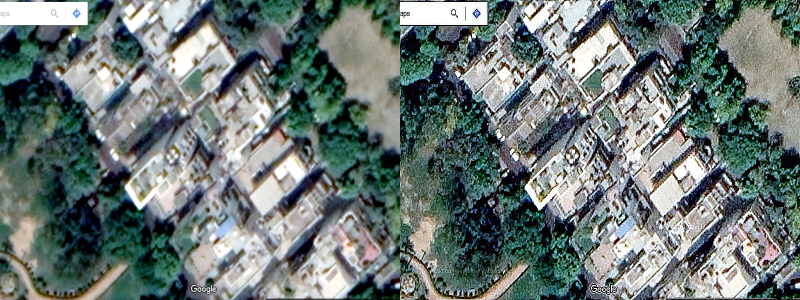
#> input picture sharpened_images/0.jpg, 1600 x 600 px, given as the content of the folder Satellite Images of different areas in delhi, which was not available (shown at 1/2 size)
$ python 'sharp images.py'
#> lines starting #> are read from the running program, lines starting #| are printed output that depends on the picture; pictures that were not available may be replaced by others from this repository, and a replacement may not be noted
"""
Title: Google Maps Image Sharpening
Author: Jitender Singh Virk (Virksaab)
Date created: 24 July, 2018
Last Modified: 26 July, 2018
"""

import numpy as np
import cv2
import os
import time

# GET ALL IMAGES PATH FROM FOLDERS
imagepaths = []
for dirpath, dirnames, filenames in os.walk('Satellite Images of different areas in delhi'):
    for filename in filenames:
        # print(filename)
        imagepaths.append(os.path.join(dirpath, filename))

# ITERATE OVER ALL IMAGES
for i, imgpath in enumerate(imagepaths):
    # GET IMAGE AND RESIZE
    bgrimg = cv2.imread(imgpath)
#> bgrimg is the input picture: shape (600, 1600, 3); mean B, G, R 116.1, 118.8, 107.1
    bgrimg = cv2.resize(bgrimg, (800, 600), interpolation=cv2.INTER_CUBIC)
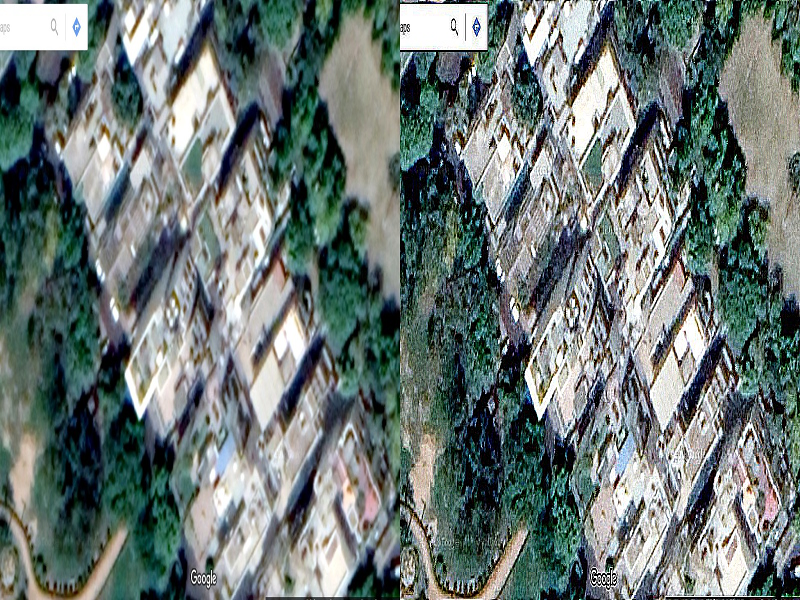
#> bgrimg: shape (600, 800, 3); mean B, G, R 116.2, 118.8, 107.1

    start = time.time()

    # HIGH SHARPEN
    kernel_sharp = np.array(([-2, -2, -2], [-2, 17, -2], [-2, -2, -2]), dtype='int') # High sharpening
    sbgrimg = cv2.filter2D(bgrimg, -1, kernel_sharp) # image sharpening
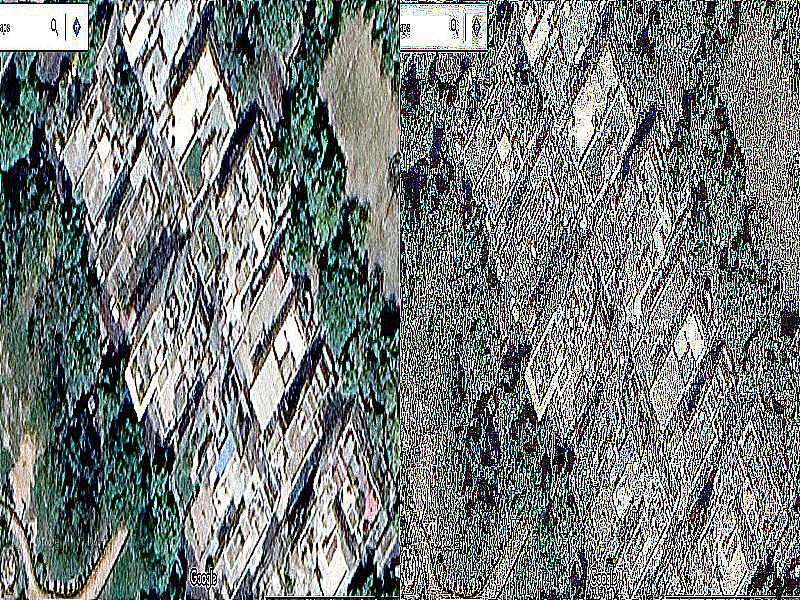
#> sbgrimg: shape (600, 800, 3); mean B, G, R 122.4, 123.7, 116.4
    sbgrimg = cv2.bilateralFilter(sbgrimg, 9, 75, 75) # Noise reduction

#     # LOW SHARPEN
#     kernel_sharp = np.array([[0, -1, 0], [-1, 5, -1], [0, -1, 0]]) # Low sharpening
#     sbgrimg = cv2.filter2D(bgrimg, -1, kernel_sharp) # image sharpening
#     sbgrimg = cv2.bilateralFilter(sbgrimg, 3, 75, 75) # Noise reduction

    stacked3d = np.hstack((bgrimg, sbgrimg))
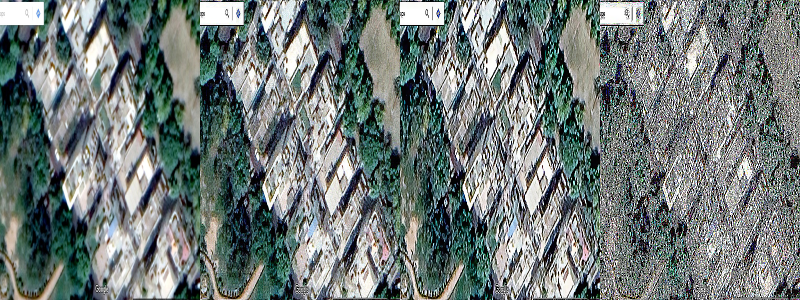
#> stacked3d: shape (600, 1600, 3) (shown at 1/2 size); mean B, G, R 119.1, 121.1, 111.8
    print("time taken: {:.4f} sec by image {}".format(time.time() - start, i))
    # cv2.imshow("SHARPEN", stacked3d)
    cv2.imwrite('sharpened_images/{}.jpg'.format(i), stacked3d)


    k = cv2.waitKey(0)
#> (key Esc is pressed here)
    if k == 27:         # wait for ESC key to exit
        cv2.destroyAllWindows()

$ run again, on sharpened_images/12.jpg
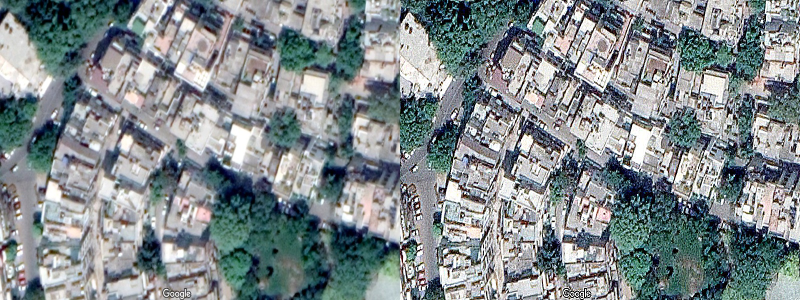
#> input picture sharpened_images/12.jpg, 1600 x 600 px, given as the content of the folder Satellite Images of different areas in delhi, which was not available (shown at 1/2 size)
#> bgrimg is the input picture: shape (600, 1600, 3); mean B, G, R 139.5, 137.1, 128.6
#> bgrimg: shape (600, 800, 3)
#> `sbgrimg = cv2.filter2D(bgrimg, -1, kernel_sharp)`:
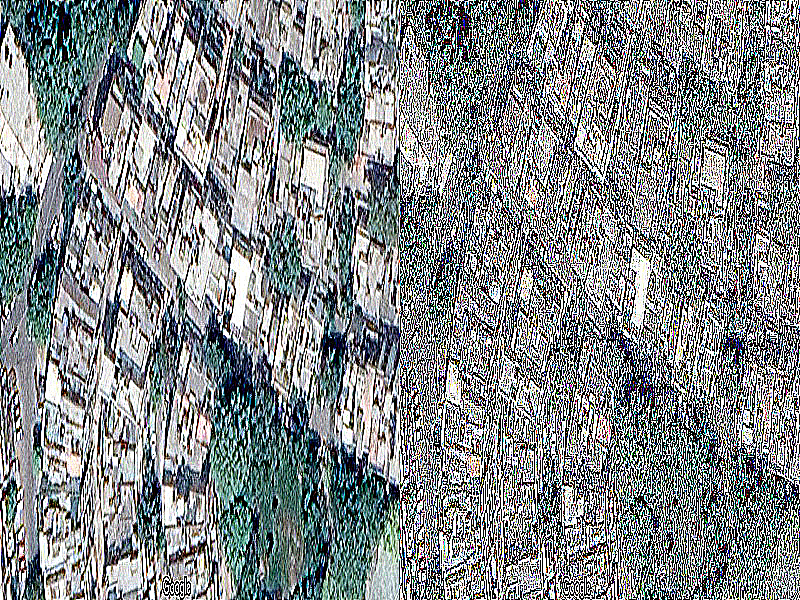
#> sbgrimg: shape (600, 800, 3); mean B, G, R 135.8, 134.5, 129.8
#> `stacked3d = np.hstack((bgrimg, sbgrimg))`:
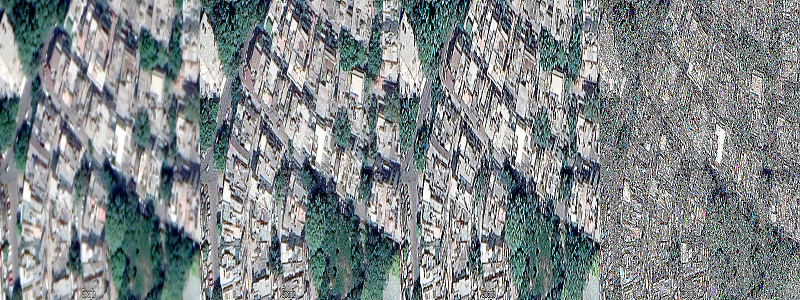
#> stacked3d: shape (600, 1600, 3) (shown at 1/2 size); mean B, G, R 137.6, 135.8, 129.4

$ run again, on sharpened_images/13.jpg
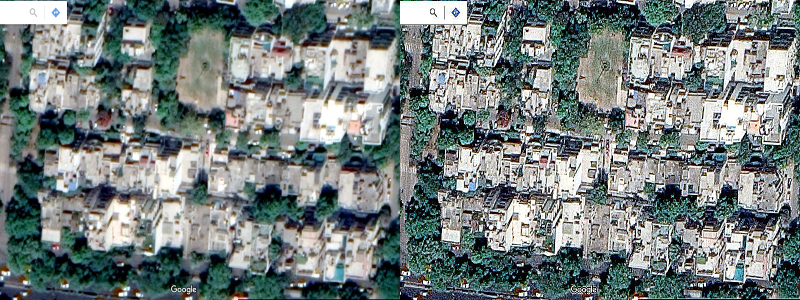
#> input picture sharpened_images/13.jpg, 1600 x 600 px, given as the content of the folder Satellite Images of different areas in delhi, which was not available (shown at 1/2 size)
#> bgrimg is the input picture: shape (600, 1600, 3); mean B, G, R 124.3, 125.5, 115.8
#> bgrimg: shape (600, 800, 3)
#> `sbgrimg = cv2.filter2D(bgrimg, -1, kernel_sharp)`:
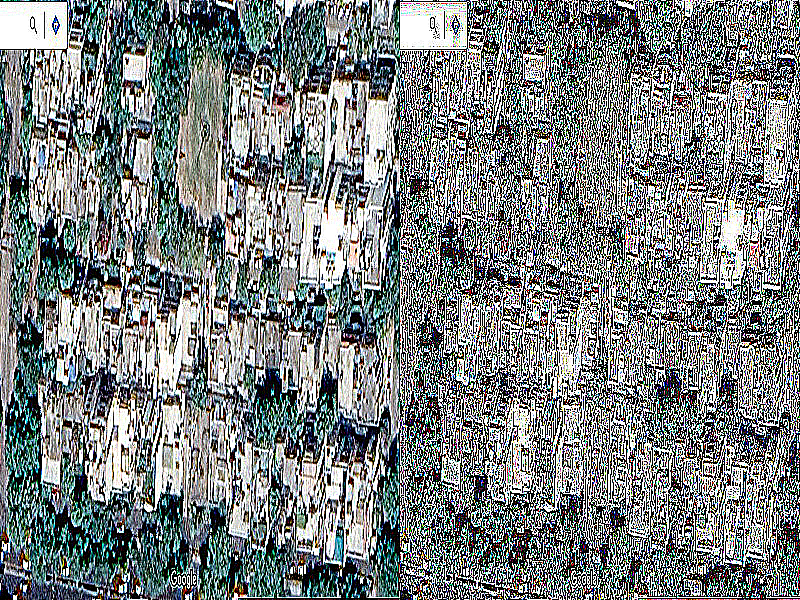
#> sbgrimg: shape (600, 800, 3); mean B, G, R 127.2, 127.7, 122.4
#> `stacked3d = np.hstack((bgrimg, sbgrimg))`:
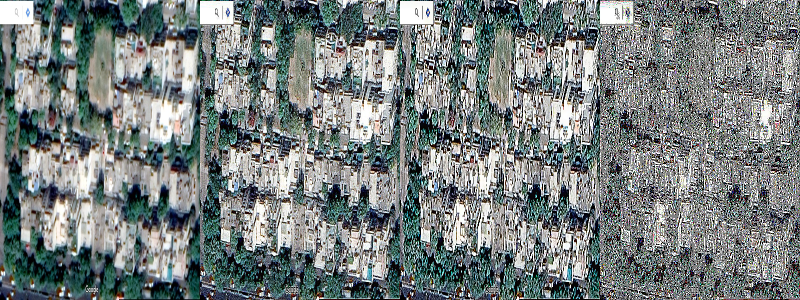
#> stacked3d: shape (600, 1600, 3) (shown at 1/2 size); mean B, G, R 125.7, 126.5, 119.2

$ run again, on sharpened_images/14.jpg
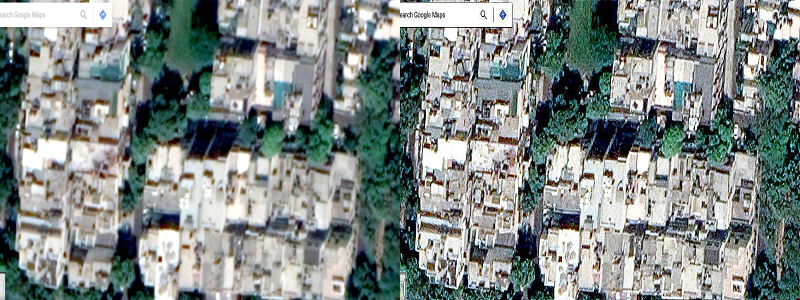
#> input picture sharpened_images/14.jpg, 1600 x 600 px, given as the content of the folder Satellite Images of different areas in delhi, which was not available (shown at 1/2 size)
#> bgrimg is the input picture: shape (600, 1600, 3); mean B, G, R 134, 136.5, 128.6
#> bgrimg: shape (600, 800, 3)
#> `sbgrimg = cv2.filter2D(bgrimg, -1, kernel_sharp)`:
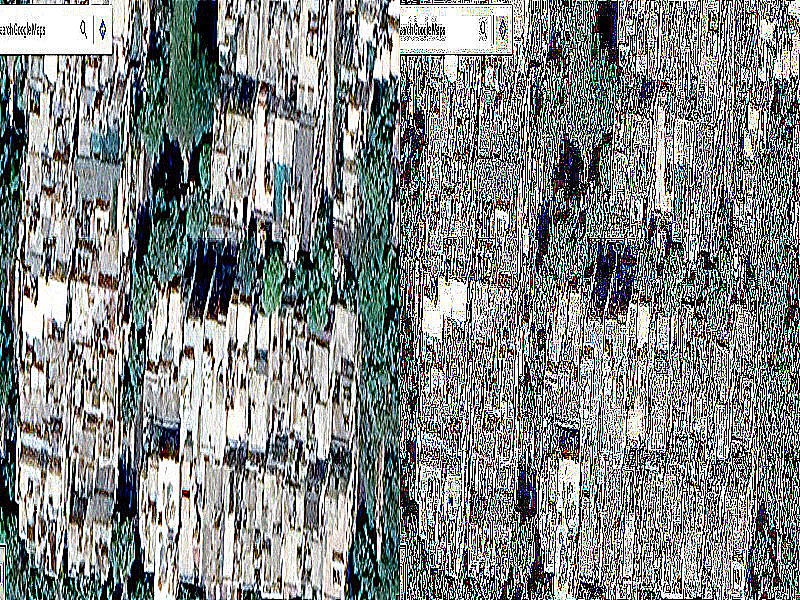
#> sbgrimg: shape (600, 800, 3); mean B, G, R 133.3, 134.4, 129.6
#> `stacked3d = np.hstack((bgrimg, sbgrimg))`:
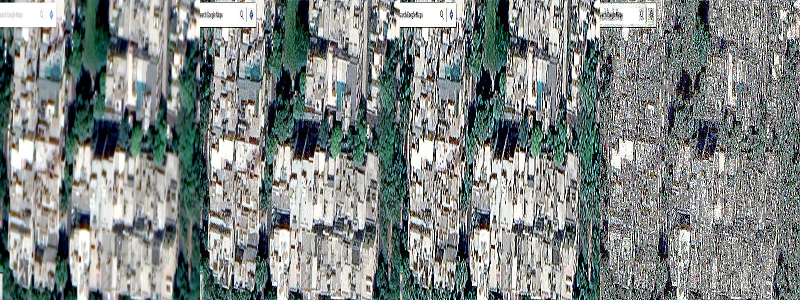
#> stacked3d: shape (600, 1600, 3) (shown at 1/2 size); mean B, G, R 133.6, 135.4, 129.2
